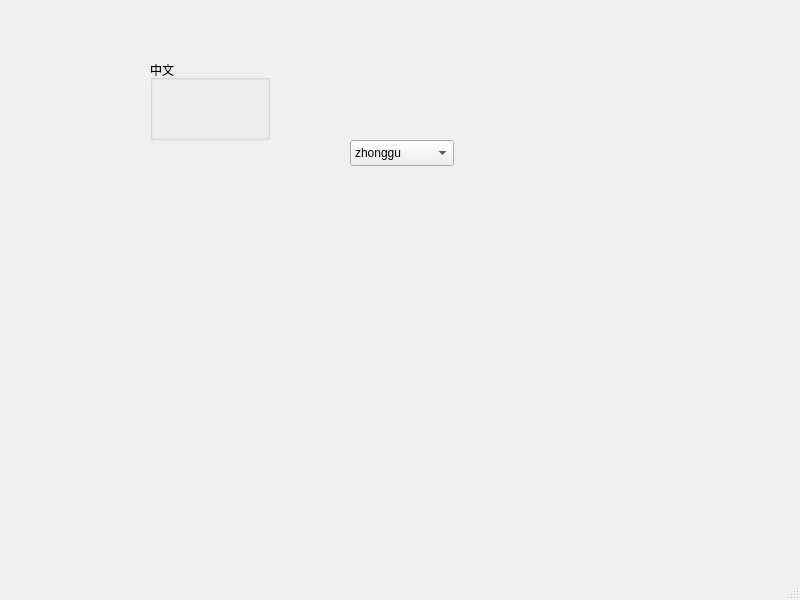
<?xml version="1.0" encoding="UTF-8"?>
<ui version="4.0">
 <class>MainWindow</class>
 <widget class="QMainWindow" name="MainWindow">
  <property name="geometry">
   <rect>
    <x>0</x>
    <y>0</y>
    <width>800</width>
    <height>600</height>
   </rect>
  </property>
  <property name="windowTitle">
   <string>MainWindow</string>
  </property>
  <widget class="QWidget" name="centralwidget">
   <widget class="QComboBox" name="comboBox">
    <property name="geometry">
     <rect>
      <x>350</x>
      <y>140</y>
      <width>104</width>
      <height>26</height>
     </rect>
    </property>
    <property name="editable">
     <bool>false</bool>
    </property>
    <item>
     <property name="text">
      <string>zhonggu</string>
     </property>
    </item>
    <item>
     <property name="text">
      <string>sdfas</string>
     </property>
    </item>
   </widget>
   <widget class="QGroupBox" name="groupBox">
    <property name="geometry">
     <rect>
      <x>150</x>
      <y>60</y>
      <width>120</width>
      <height>80</height>
     </rect>
    </property>
    <property name="title">
     <string>中文</string>
    </property>
    <property name="flat">
     <bool>false</bool>
    </property>
    <property name="checkable">
     <bool>false</bool>
    </property>
   </widget>
  </widget>
  <widget class="QMenuBar" name="menubar">
   <property name="geometry">
    <rect>
     <x>0</x>
     <y>0</y>
     <width>800</width>
     <height>22</height>
    </rect>
   </property>
  </widget>
  <widget class="QStatusBar" name="statusbar"/>
 </widget>
 <resources/>
 <connections/>
</ui>
